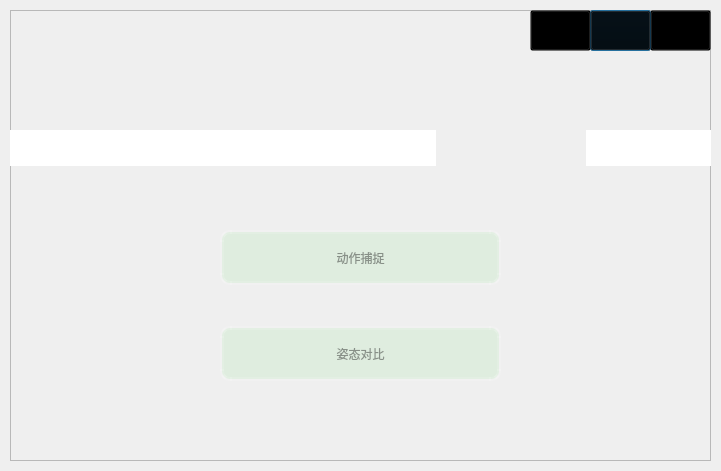
<?xml version="1.0" encoding="UTF-8"?>
<ui version="4.0">
 <class>DialogMenu</class>
 <widget class="QDialog" name="DialogMenu">
  <property name="geometry">
   <rect>
    <x>0</x>
    <y>0</y>
    <width>721</width>
    <height>471</height>
   </rect>
  </property>
  <property name="minimumSize">
   <size>
    <width>150</width>
    <height>0</height>
   </size>
  </property>
  <property name="windowTitle">
   <string>Dialog</string>
  </property>
  <property name="styleSheet">
   <string notr="true">#DialogMenu{background-image: url(:/new/prefix2/fucc);}
</string>
  </property>
  <widget class="QFrame" name="frame">
   <property name="geometry">
    <rect>
     <x>10</x>
     <y>10</y>
     <width>701</width>
     <height>451</height>
    </rect>
   </property>
   <property name="styleSheet">
    <string notr="true">#frame{border-image: url(:/new/prefix2//back.jpg);}

</string>
   </property>
   <property name="frameShape">
    <enum>QFrame::StyledPanel</enum>
   </property>
   <property name="frameShadow">
    <enum>QFrame::Raised</enum>
   </property>
   <widget class="QPushButton" name="pushButton_3">
    <property name="geometry">
     <rect>
      <x>580</x>
      <y>0</y>
      <width>61</width>
      <height>41</height>
     </rect>
    </property>
    <property name="styleSheet">
     <string notr="true">#pushButton_3
{
    background-color: transparent;
	border-color: transparent;
}
#pushButton_3:hover
{
    	border-image: url(:/new/prefix2/red.png);
}
	</string>
    </property>
    <property name="text">
     <string/>
    </property>
    <property name="icon">
     <iconset resource="background.qrc">
      <normaloff>:/new/prefix2/Buttons/min.png</normaloff>:/new/prefix2/Buttons/min.png</iconset>
    </property>
    <property name="iconSize">
     <size>
      <width>30</width>
      <height>30</height>
     </size>
    </property>
   </widget>
   <widget class="QPushButton" name="pushButton_4">
    <property name="geometry">
     <rect>
      <x>640</x>
      <y>0</y>
      <width>61</width>
      <height>41</height>
     </rect>
    </property>
    <property name="styleSheet">
     <string notr="true">#pushButton_4{background-color: transparent;
border-color: transparent;}
#pushButton_4:hover
{
  	border-image: url(:/new/prefix2/red.png);

}</string>
    </property>
    <property name="text">
     <string/>
    </property>
    <property name="icon">
     <iconset resource="background.qrc">
      <normaloff>:/new/prefix2/Buttons/close.png</normaloff>:/new/prefix2/Buttons/close.png</iconset>
    </property>
    <property name="iconSize">
     <size>
      <width>30</width>
      <height>30</height>
     </size>
    </property>
   </widget>
   <widget class="QWidget" name="horizontalLayoutWidget">
    <property name="geometry">
     <rect>
      <x>0</x>
      <y>120</y>
      <width>702</width>
      <height>41</height>
     </rect>
    </property>
    <layout class="QHBoxLayout" name="horizontalLayout">
     <property name="spacing">
      <number>0</number>
     </property>
     <property name="bottomMargin">
      <number>5</number>
     </property>
     <item>
      <widget class="QLabel" name="label_2">
       <property name="sizePolicy">
        <sizepolicy hsizetype="Fixed" vsizetype="Preferred">
         <horstretch>100</horstretch>
         <verstretch>0</verstretch>
        </sizepolicy>
       </property>
       <property name="minimumSize">
        <size>
         <width>150</width>
         <height>10</height>
        </size>
       </property>
       <property name="styleSheet">
        <string notr="true">background-color: rgb(255, 255, 255);
font: 63 14pt &quot;Segoe UI Semibold&quot;;</string>
       </property>
       <property name="text">
        <string/>
       </property>
      </widget>
     </item>
     <item>
      <widget class="QLabel" name="label">
       <property name="minimumSize">
        <size>
         <width>150</width>
         <height>10</height>
        </size>
       </property>
       <property name="styleSheet">
        <string notr="true">background-image: url(:/new/prefix2/welcome.png);
background-color: rgb(255, 255, 255);
background-repeat:none;</string>
       </property>
       <property name="text">
        <string/>
       </property>
      </widget>
     </item>
     <item>
      <widget class="QLabel" name="label_4">
       <property name="styleSheet">
        <string notr="true">background-color: rgb(255, 255, 255);</string>
       </property>
       <property name="text">
        <string/>
       </property>
      </widget>
     </item>
     <item>
      <widget class="QLabel" name="label_3">
       <property name="minimumSize">
        <size>
         <width>150</width>
         <height>0</height>
        </size>
       </property>
       <property name="styleSheet">
        <string notr="true">border-image: url(:/new/prefix2/logo.png);</string>
       </property>
       <property name="text">
        <string/>
       </property>
      </widget>
     </item>
     <item>
      <widget class="QLabel" name="label_5">
       <property name="minimumSize">
        <size>
         <width>100</width>
         <height>0</height>
        </size>
       </property>
       <property name="styleSheet">
        <string notr="true">background-color: rgb(255, 255, 255);</string>
       </property>
       <property name="text">
        <string/>
       </property>
      </widget>
     </item>
    </layout>
   </widget>
   <widget class="QWidget" name="verticalLayoutWidget">
    <property name="geometry">
     <rect>
      <x>210</x>
      <y>220</y>
      <width>281</width>
      <height>151</height>
     </rect>
    </property>
    <layout class="QVBoxLayout" name="verticalLayout">
     <item>
      <widget class="QPushButton" name="pushButton">
       <property name="sizePolicy">
        <sizepolicy hsizetype="Minimum" vsizetype="Preferred">
         <horstretch>0</horstretch>
         <verstretch>0</verstretch>
        </sizepolicy>
       </property>
       <property name="styleSheet">
        <string notr="true">#pushButton{
	font: 75 14pt &quot;Microsoft YaHei UI&quot;;
                   background-color:rgba(100,225,100,30);
                   border-style:outset;
                   border-width:4px;
                   border-radius:10px;
                   border-color:rgba(255,255,255,30);
                
                   color:rgba(0,0,0,100);
                   padding:6px;
                   }   
                   #pushButton:pressed{
                   background-color:rgba(100,255,100,200);
                   border-color:rgba(255,255,255,30);
                   border-style:inset;
                   color:rgba(0,0,0,100);
                   }    
                   #pushButton:hover{
                   background-color:rgba(100,255,100,100);
                   border-color:rgba(255,255,255,200);
                   color:rgba(0,0,0,200);
                   }
</string>
       </property>
       <property name="text">
        <string>动作捕捉</string>
       </property>
      </widget>
     </item>
     <item>
      <spacer name="verticalSpacer">
       <property name="orientation">
        <enum>Qt::Vertical</enum>
       </property>
       <property name="sizeType">
        <enum>QSizePolicy::Fixed</enum>
       </property>
       <property name="sizeHint" stdset="0">
        <size>
         <width>20</width>
         <height>35</height>
        </size>
       </property>
      </spacer>
     </item>
     <item>
      <widget class="QPushButton" name="pushButton_2">
       <property name="sizePolicy">
        <sizepolicy hsizetype="Minimum" vsizetype="Preferred">
         <horstretch>0</horstretch>
         <verstretch>0</verstretch>
        </sizepolicy>
       </property>
       <property name="styleSheet">
        <string notr="true">#pushButton_2{
                   background-color:rgba(100,225,100,30);
                   border-style:outset;
                   border-width:4px;
                   border-radius:10px;
                   border-color:rgba(255,255,255,30);
                   font: 75 14pt &quot;Microsoft YaHei UI&quot;;
                   color:rgba(0,0,0,100);
                   padding:6px;
                   }   
                   #pushButton_2:pressed{
                   background-color:rgba(100,255,100,200);
                   border-color:rgba(255,255,255,30);
                   border-style:inset;
                   color:rgba(0,0,0,100);
                   }    
                   #pushButton_2:hover{
                   background-color:rgba(100,255,100,100);
                   border-color:rgba(255,255,255,200);
                   color:rgba(0,0,0,200);
                   }
</string>
       </property>
       <property name="text">
        <string>姿态对比</string>
       </property>
      </widget>
     </item>
    </layout>
   </widget>
   <widget class="QPushButton" name="pushButton_help">
    <property name="geometry">
     <rect>
      <x>520</x>
      <y>0</y>
      <width>61</width>
      <height>41</height>
     </rect>
    </property>
    <property name="styleSheet">
     <string notr="true">#pushButton_help
{
    background-color: transparent;
	border-color: transparent;
}
#pushButton_help:hover
{
    	border-image: url(:/new/prefix2/red.png);
}
	</string>
    </property>
    <property name="text">
     <string/>
    </property>
    <property name="icon">
     <iconset resource="background.qrc">
      <normaloff>:/new/prefix2/help.png</normaloff>:/new/prefix2/help.png</iconset>
    </property>
    <property name="iconSize">
     <size>
      <width>20</width>
      <height>20</height>
     </size>
    </property>
   </widget>
  </widget>
 </widget>
 <resources>
  <include location="background.qrc"/>
 </resources>
 <connections/>
</ui>
